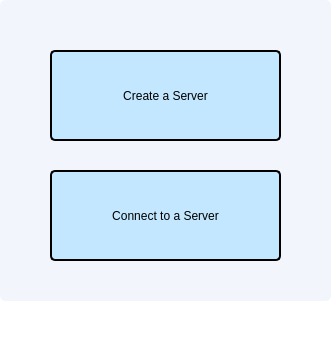
<?xml version="1.0" encoding="UTF-8"?>
<ui version="4.0">
 <class>initialWindow</class>
 <widget class="QMainWindow" name="initialWindow">
  <property name="geometry">
   <rect>
    <x>0</x>
    <y>0</y>
    <width>332</width>
    <height>360</height>
   </rect>
  </property>
  <property name="windowTitle">
   <string>MainWindow</string>
  </property>
  <property name="styleSheet">
   <string notr="true">background-color: #ffffff;</string>
  </property>
  <widget class="QWidget" name="centralwidget">
   <widget class="QWidget" name="connectWidget_2" native="true">
    <property name="geometry">
     <rect>
      <x>0</x>
      <y>0</y>
      <width>331</width>
      <height>301</height>
     </rect>
    </property>
    <property name="styleSheet">
     <string notr="true">border-radius: 5px;
background-color: #F2F6FC;</string>
    </property>
    <widget class="QPushButton" name="pushButton_2">
     <property name="geometry">
      <rect>
       <x>50</x>
       <y>50</y>
       <width>231</width>
       <height>91</height>
      </rect>
     </property>
     <property name="styleSheet">
      <string notr="true">background-color: rgb(194, 231, 255);
font:  600 10pt &quot;UTM Avo&quot;;
border-radius: 5px;
border: 2px solid;
box-shadow: 5px 5px;</string>
     </property>
     <property name="text">
      <string>Create a Server</string>
     </property>
    </widget>
    <widget class="QPushButton" name="pushButton_3">
     <property name="geometry">
      <rect>
       <x>50</x>
       <y>170</y>
       <width>231</width>
       <height>91</height>
      </rect>
     </property>
     <property name="styleSheet">
      <string notr="true">background-color: rgb(194, 231, 255);
font:  600 10pt &quot;UTM Avo&quot;;
border-radius: 5px;
border: 2px solid;
</string>
     </property>
     <property name="text">
      <string>Connect to a Server</string>
     </property>
    </widget>
   </widget>
  </widget>
  <widget class="QMenuBar" name="menubar">
   <property name="geometry">
    <rect>
     <x>0</x>
     <y>0</y>
     <width>332</width>
     <height>26</height>
    </rect>
   </property>
  </widget>
  <widget class="QStatusBar" name="statusbar"/>
 </widget>
 <resources/>
 <connections/>
</ui>
